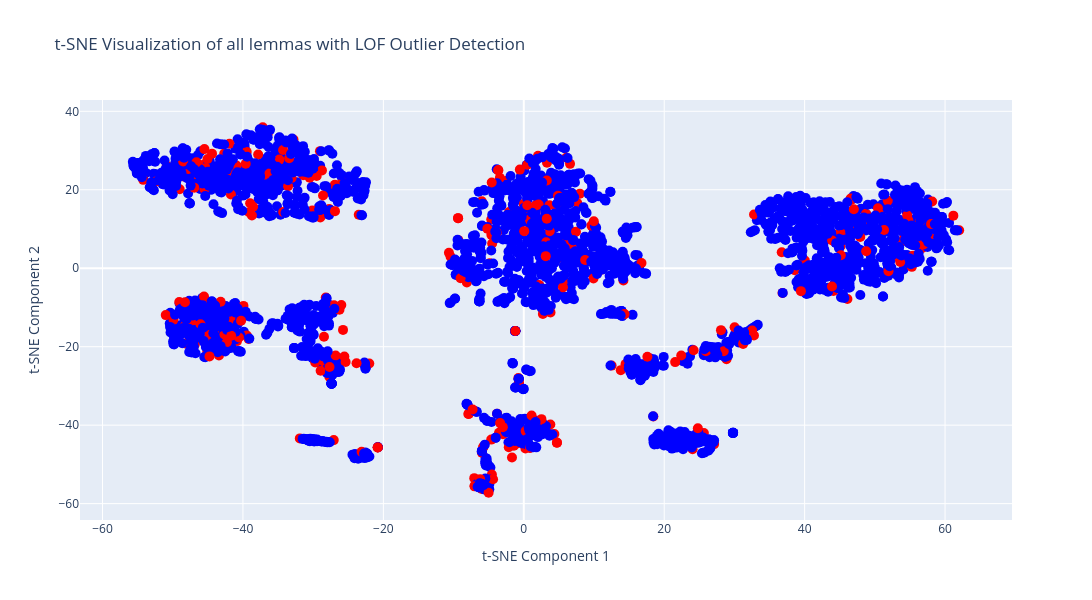

The code cell stored with this chart in its notebook:
### Code cell
from sklearn.manifold import TSNE
import plotly.graph_objects as go
import pandas as pd

# Dimensionality reduction using t-SNE
tsne = TSNE(n_components=2, random_state=42)
X_reduced = tsne.fit_transform(X)

# Prepare data for Plotly visualization
data = pd.DataFrame({
    "Component 1": X_reduced[:, 0],
    "Component 2": X_reduced[:, 1],
    "Word": unique_lemma,
    "Outlier": ["Outlier" if pred == -1 else "Inlier" for pred in y_pred],
    "Outlier_features": [dico[lemma] if lemma in dico else [] for lemma in unique_lemma]
})

# Create a scatter plot with Plotly
fig = go.Figure()

# Add scatter points
fig.add_trace(go.Scatter(
    x=data["Component 1"],
    y=data["Component 2"],
    mode='markers',
    marker=dict(size=10, color=["red" if o == "Outlier" else "blue" for o in data["Outlier"]]),
    text=data["Word"],  
    customdata=data["Outlier_features"],  # Inlier/Outlier status for hover
    hovertemplate="Word: %{text}<br>Status: %{customdata}<extra></extra>"
))

# Update layout
fig.update_layout(
    title="t-SNE Visualization of all lemmas with LOF Outlier Detection",
    xaxis_title="t-SNE Component 1",
    yaxis_title="t-SNE Component 2",
    width=1500,
    height=600
)

# Show the plot
fig.show()

print(f"Number of outliers detected: {n_outliers}/{X.shape[0]}")

### Figure 1 — Plotly figure (JSON) as saved in the notebook; plotly's stock layout.template omitted (floating-point values rounded to 4 significant figures; data arrays with more than 128 entries replaced by an {"elided": "..."} marker saying what was removed)
{"data": [{"customdata": {"elided": "2930 rows, 4074 str values in total"}, "hovertemplate": "Word: %{text}<br>Status: %{customdata}<extra></extra>", "marker": {"color": {"elided": "2930 str values"}, "size": 10}, "mode": "markers", "text": {"elided": "2930x2 str values"}, "type": "scatter", "x": {"elided": "2930 float values"}, "y": {"elided": "2930 float values"}}], "layout": {"height": 600, "title": {"text": "t-SNE Visualization of all lemmas with LOF Outlier Detection"}, "width": 1500, "xaxis": {"title": {"text": "t-SNE Component 1"}}, "yaxis": {"title": {"text": "t-SNE Component 2"}}}}
